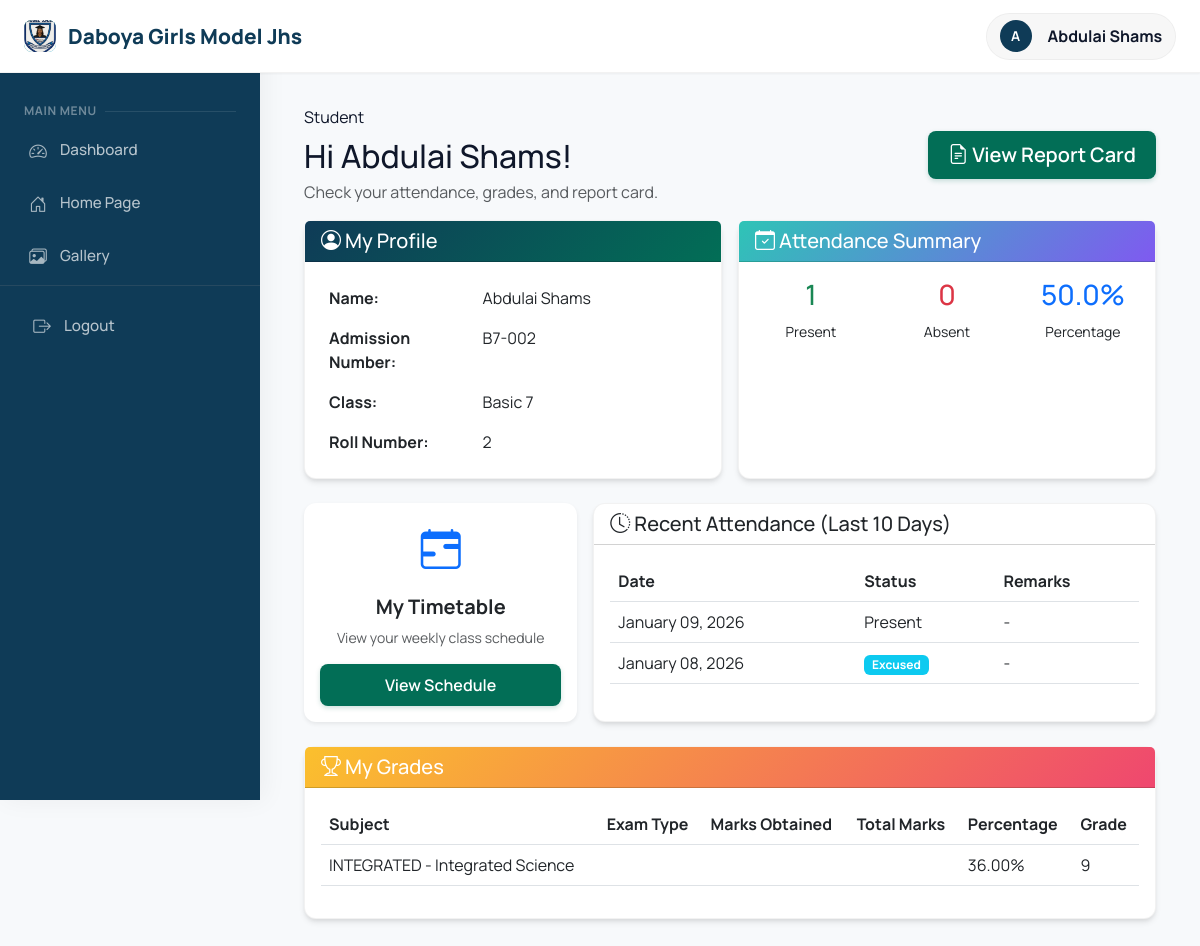
Before: /students/dashboard/ (signed in) with the older database file.
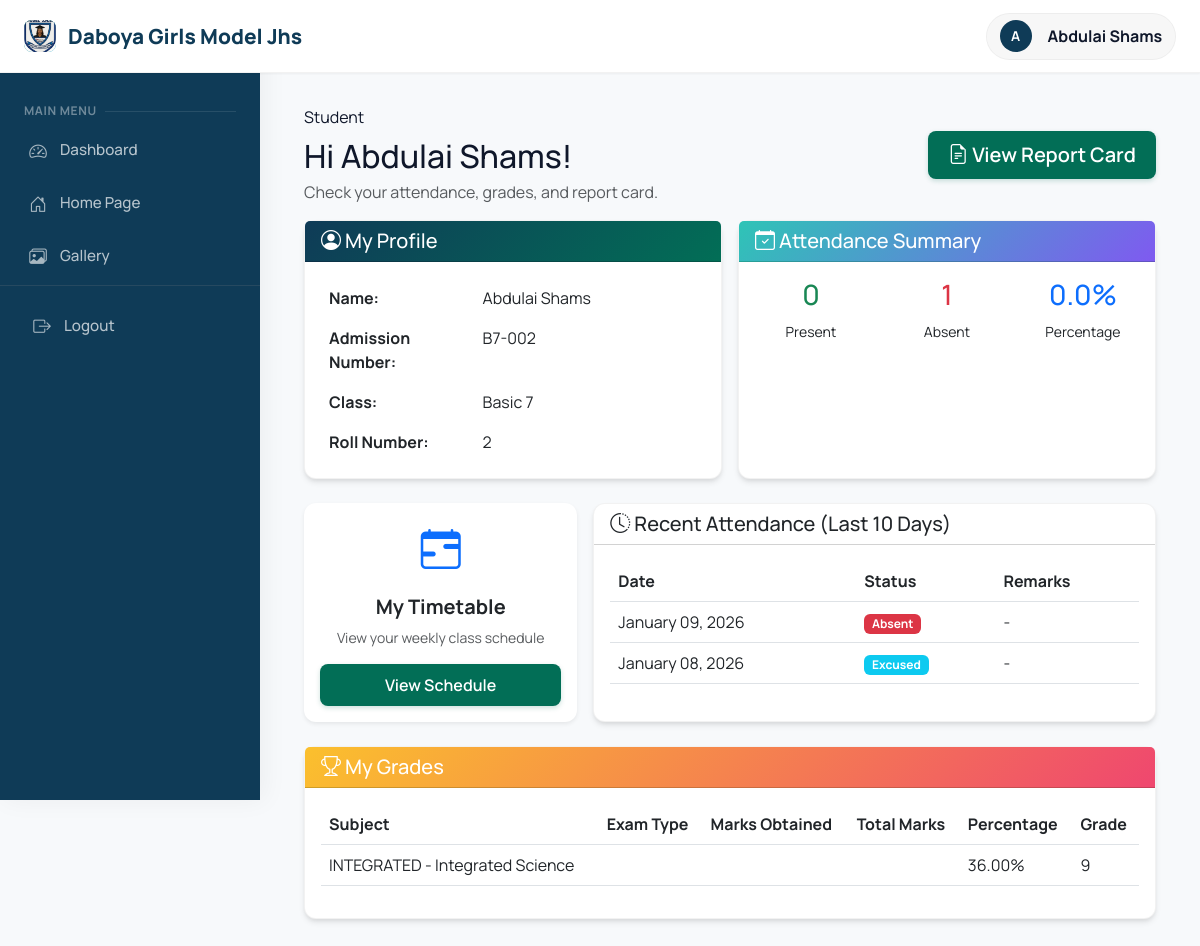
After: the same page with the newer database file.
### students/models.py (models this page shows, shortened)
class Attendance(models.Model):
    STATUS_CHOICES = (
        ('present', 'Present'),
        ('absent', 'Absent'),
        ('late', 'Late'),
        ('excused', 'Excused'),
    )
    student = models.ForeignKey(Student, on_delete=models.CASCADE)
    date = models.DateField()
    status = models.CharField(max_length=10, choices=STATUS_CHOICES)
    remarks = models.TextField(blank=True)
    marked_by = models.ForeignKey(User, on_delete=models.SET_NULL, null=True)
    class Meta:
        unique_together = ['student', 'date']
        ordering = ['-date']

### students/views.py (the view)
# urls.py: path('dashboard/', views.student_dashboard_view, name='student_dashboard'),
@login_required
def student_dashboard_view(request):
    if request.user.user_type != 'student':
        messages.error(request, 'Access denied')
        return redirect('dashboard')
    try:
        student = Student.objects.get(user=request.user)
    except Student.DoesNotExist:
        messages.error(request, 'Student profile not found. Please contact administrator.')
        return redirect('login')
    recent_attendance = Attendance.objects.filter(
        student=student
    ).order_by('-date')[:10]
    total_attendance = Attendance.objects.filter(student=student).count()
    present_count = Attendance.objects.filter(student=student, status='present').count()
    absent_count = Attendance.objects.filter(student=student, status='absent').count()
    attendance_percentage = 0
    if total_attendance > 0:
        attendance_percentage = round((present_count / total_attendance) * 100, 2)
    attendance_stats = {
        'present': present_count,
        'absent': absent_count,
        'total': total_attendance,
        'percentage': attendance_percentage
    }
    grades = Grade.objects.filter(student=student).select_related('subject').order_by('-created_at')
    context = {
        'student': student,
        'recent_attendance': recent_attendance,
        'attendance_stats': attendance_stats,
        'grades': grades,
    }
    return render(request, 'dashboard/student_dashboard.html', context)

### academics/context_processors.py (called while the page is built)
def school_info(request):
    try:
        info = SchoolInfo.objects.first()
    except:
        info = None
    if not info:
        return {
            'school_name': "Daboya Girls Model JHS",
            'school_address': "P.O. Box 6, Daboya, North Gonja District",
            'school_motto': "Success, Our Concern",
        }
    return {
        'school_name': info.name,
        'school_address': info.address,
        'school_phone': info.phone,
        'school_email': info.email,
        'school_motto': info.motto,
        'school_logo': info.logo,
        'school_object': info
    }

### academics/models.py (called while the page is built)
    def __str__(self):
        return f"{self.name}"

    def __str__(self):
        return f"{self.code} - {self.name}"

### students/models.py (called while the page is built)
    def percentage(self):
        return float(self.total_score)

### templates/dashboard/student_dashboard.html (shortened to what the changed rows need)
{% extends 'base.html' %}
{% block content %}
<div class="container-fluid">
    <div class="d-flex align-items-center justify-content-between mb-3 flex-wrap gap-2">
        <div>
            <h2 class="page-title mb-1">Hi {{ student.user.get_full_name }}!</h2>
        </div>
    </div>
    <div class="row g-3 mb-4">
        <div class="col-md-6">
            <div class="card h-100">
                <div class="card-body">
                    <table class="table table-borderless mb-0">
                        <tr><th width="40%">Name:</th><td>{{ student.user.get_full_name }}</td></tr>
                        <tr><th>Admission Number:</th><td>{{ student.admission_number }}</td></tr>
                        <tr><th>Class:</th><td>{{ student.current_class }}</td></tr>
                        <tr><th>Roll Number:</th><td>{{ student.roll_number }}</td></tr>
                    </table>
                </div>
            </div>
        </div>
        <div class="col-md-6">
            <div class="card h-100">
                <div class="card-body">
                    <div class="row text-center">
                        <div class="col-4">
                            <h3 class="text-success">{{ attendance_stats.present }}</h3>
                            <small>Present</small>
                        </div>
                        <div class="col-4">
                            <h3 class="text-danger">{{ attendance_stats.absent }}</h3>
                            <small>Absent</small>
                        </div>
                        <div class="col-4">
                            <h3 class="text-primary">{{ attendance_stats.percentage }}%</h3>
                            <small>Percentage</small>
                        </div>
                    </div>
                </div>
            </div>
        </div>
    </div>
    <div class="row g-3 mb-4">
        <div class="col-md-8">
            <div class="card h-100">
                <div class="card-body">
                    <div class="table-responsive">
                        <table class="table table-hover">
                            <thead>
                                <tr>
                                    <th>Date</th>
                                    <th>Status</th>
                                    <th>Remarks</th>
                                </tr>
                            </thead>
                            <tbody>
                                {% for att in recent_attendance %}
                                <tr>
                                    <td>{{ att.date|date:"F d, Y" }}</td>
                                    <td>
                                        {% if att.status == 'present' %}
                                            <span class="badge-soft">Present</span>
                                        {% elif att.status == 'absent' %}
                                            <span class="badge bg-danger">Absent</span>
                                        {% elif att.status == 'late' %}
                                            <span class="badge bg-warning">Late</span>
                                        {% else %}
                                            <span class="badge bg-info">Excused</span>
                                        {% endif %}
                                    </td>
                                    <td>{{ att.remarks|default:"-" }}</td>
                                </tr>
                                {% empty %}
                                <tr>
                                    <td colspan="3" class="text-center text-muted">No attendance records yet</td>
                                </tr>
                                {% endfor %}
                            </tbody>
                        </table>
                    </div>
                </div>
            </div>
        </div>
    </div>
    <div class="row g-3">
        <div class="col-md-12">
            <div class="card">
                <div class="card-body">
                    <div class="table-responsive">
                        <table class="table table-hover">
                            <thead>
                                <tr>
                                    <th>Subject</th>
                                    <th>Exam Type</th>
                                    <th>Marks Obtained</th>
                                    <th>Total Marks</th>
                                    <th>Percentage</th>
                                    <th>Grade</th>
                                </tr>
                            </thead>
                        </table>
                    </div>
                </div>
            </div>
        </div>
    </div>
</div>
{% endblock %}

Changed rows visible on the page:
changed Attendance "January 09, 2026": status "Present" → "Absent"
Other visible differences:
{{ attendance_stats.present }}: "1" → "0"
{{ attendance_stats.absent }}: "0" → "1"
{{ attendance_stats.percentage }}: "50.0" → "0.0"
